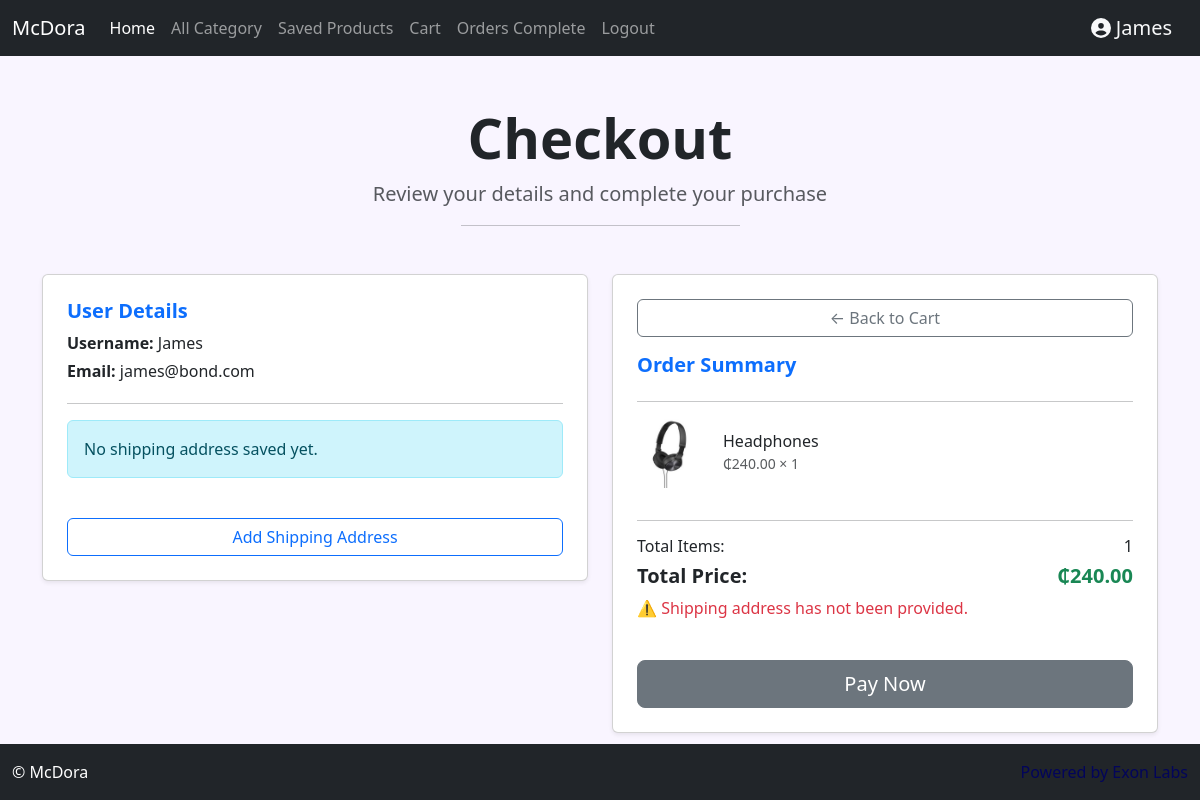
Screenshot of /checkout/ (signed in) with the database file from the repository.
### store/models.py (models this page shows, shortened)
class CartItem(models.Model):
    product = models.ForeignKey(Product, on_delete=models.CASCADE, null=True)
    cart = models.ForeignKey(Cart, on_delete=models.CASCADE, null=True)
    quantity = models.IntegerField(default=0, null=True)
    @property
    def item_total_price(self):
        return self.product.price * self.quantity

class Product(models.Model):
    name = models.CharField(max_length=100, null=True)
    description = models.TextField(null=True)
    category = models.ForeignKey(Category, on_delete=models.SET_NULL, related_name='products', null=True)
    brand = models.ForeignKey(Brand, on_delete=models.SET_NULL, related_name='products', null=True)
    product_status = models.ForeignKey(ProductStatus, on_delete=models.SET_NULL, null=True)
    image = models.ImageField(upload_to= 'products/', null=True, blank=True)
    product_document = models.ForeignKey(ProductDocument, on_delete=models.SET_NULL, null=True, blank=True)
    price = models.DecimalField(max_digits=10, decimal_places=2, null=True)
    date_created = models.DateTimeField(auto_now_add=True, null=True)
    creator = models.ForeignKey(User, on_delete=models.SET_NULL, null=True)

class Cart(models.Model):
    created_at = models.DateTimeField(auto_now_add=True)
    complete = models.BooleanField(default=False)
    customer = models.ForeignKey('Customer', on_delete=models.CASCADE, null=True, blank=True)
    @property
    def cart_total_price(self):
        return sum(item.item_total_price for item in self.cartitem_set.all())
    @property
    def cart_total_items(self):
        return sum(item.quantity for item in self.cartitem_set.all())

### store/views.py (the view)
# urls.py: path('checkout/', views.checkout, name='checkout'),
@login_required(login_url="login")
def checkout(request):
    if not request.user.is_authenticated:
        messages.error(request, 'You must be logged in to view the cart.')
        return redirect('login')
    customer = getattr(request.user, 'customer', None)
    if customer:
        cart = Cart.objects.filter(customer=customer, complete=False).first()
        if not cart:
            cart = Cart.objects.create(customer=customer, complete=False)
        items = CartItem.objects.select_related('product').filter(cart=cart)
        shipping_address = ShippingAddress.objects.filter(customer=request.user, cart=cart).first()
    else:
        messages.error(request, 'Please login.')
        return redirect('login')
    context = {'cart': cart,
            'items': items,
            'shipping_address': shipping_address
            }
    return render(request, 'checkout.html', context)

### store/templates/checkout.html (shortened to what this page needs)
{% extends 'base.html' %}
{% block content %}
<head>
</head>
<div class="container my-5">
    <div class="text-center mb-5">
        <h1 class="display-4 fw-bold text-dark">Checkout</h1>
        <p class="lead text-muted">Review your details and complete your purchase</p>
        <hr class="w-25 mx-auto">
    </div>
    <div class="row">
        <div class="col-lg-6 mb-4">
            <div class="card shadow-sm p-4 rounded">
                {% if user.is_authenticated %}
                    <h5 class="text-primary"><strong>User Details</strong></h5>
                    <p class="mb-1"><strong>Username:</strong> {{ user.username }}</p>
                    <p class="mb-1"><strong>Email:</strong> {{ user.email }}</p>
                {% endif %}
                <hr>
                {% if shipping_address %}
                    <h5 class="text-primary"><strong>Shipping Address</strong></h5>
                    <p><strong>Address:</strong> {{ shipping_address.address|default:"Not provided" }}</p>
                    <p><strong>City:</strong> {{ shipping_address.city|default:"Not provided" }}</p>
                    <p><strong>Region:</strong> {{ shipping_address.region|default:"Not provided" }}</p>
                    <p><strong>Phone:</strong> {{ shipping_address.phone|default:"Not provided" }}</p>
                <a href="{% url 'edit_address' shipping_address.id %}" class="btn btn-outline-primary w-100 mt-3">Update Shipping Address</a>
                {% else %}
                    <div class="alert alert-info">No shipping address saved yet.</div>
                    <form action="{% url 'shipping_address' %}" method="POST" class="mt-4">
                    <button type="submit" class="btn btn-outline-primary w-100">Add Shipping Address</button>
                    </form>
                {% endif %}
            </div>
        </div>
        <div class="col-lg-6">
            <div class="card shadow-sm p-4 rounded">
                <a class="btn btn-outline-secondary mb-3" href="{% url 'cart' %}">&#8592; Back to Cart</a>
                <h5 class="text-primary"><strong>Order Summary</strong></h5>
                <hr>
                {% for item in items %}
                    <div class="d-flex align-items-center mb-3">
                        <img src="{{ item.product.image.url }}" class="rounded me-3"  style="width: 70px; height: 70px; object-fit: cover;">
                        <div>
                            <h6 class="mb-0">{{ item.product.name }}</h6>
                            <small class="text-muted">₵{{ item.product.price }} × {{ item.quantity }}</small>
                        </div>
                    </div>
                {% endfor %}
                <hr>
                <div class="d-flex justify-content-between">
                    <h6>Total Items:</h6>
                    <h6>{{ cart.cart_total_items }}</h6>
                </div>
                <div class="d-flex justify-content-between">
                    <h5><strong>Total Price:</strong></h5>
                    <h5 class="text-success"><strong>₵{{ cart.cart_total_price|floatformat:2 }}</strong></h5>
                </div>
                 {% if not shipping_address %}
                    <p class="text-danger">⚠️ Shipping address has not been provided.</p>
                {% endif %}
                <button id="checkout-button" class="btn {% if shipping_address %}btn-success{% else %}btn-secondary{% endif %} btn-lg w-100 mt-4">Pay Now</button>
            </div>
        </div>
    </div>
</div>
{% endblock %}

### store/templates/base.html (shortened to what this page needs)
{% load static%}
{% load widget_tweaks %}
<!doctype html>
<link rel="stylesheet" type="text/css" href="{%  static '/css/sweetalert2.min.css' %}">
<link rel="stylesheet" type="text/css" href="{% static '/css/bootstrap.min.css' %}">
<link rel="stylesheet" type="text/css" href="{% static '/css/all.min.css' %}">
<html lang="en">
  <head>
  </head>
  <body style="background-color: #F9F5FF;">
    <nav class="navbar navbar-expand-lg navbar-dark bg-dark">
  <div class="container-fluid">
    <a class="navbar-brand" href="{% url 'home' %}">McDora</a>
    <div class="collapse navbar-collapse" id="navbarSupportedContent">
      <ul class="navbar-nav me-auto mb-2 mb-lg-0">
        <li class="nav-item">
          <a class="nav-link active" aria-current="page" href="{% url 'home' %}">Home</a>
        </li>
        <li class="nav-item">
          <a class="nav-link" href="{% url 'all_category' %}">All Category</a>
        </li>
        {% if  request.user.is_superuser  %}
        <li class="nav-item">
          <a class="nav-link" href="{% url 'all_customer' %}">Customers</a>
        </li>
        <li class="nav-item">
          <a class="nav-link" href="{% url 'orders' %}">Orders</a>
        </li>
        {% else %}
        <li class="nav-item">
          <a class="nav-link" href="{% url 'saved_products' %}">Saved Products</a>
        </li>
        <li class="nav-item">
          <a class="nav-link" href="{% url 'cart' %}">Cart</a>
        </li>
        <li class="nav-item">
          <a class="nav-link" href="{% url 'orders_complete' %}">Orders Complete</a>
        {% endif %}
        {% if user.is_authenticated %}
        <li class="nav-item">
          <a class="nav-link" href="{% url 'logout' %}">Logout</a>
        </li>
        {% else %}
        <li class="nav-item">
          <a class="nav-link" href="{% url 'login' %}">Login</a>
        </li>
        {% endif %}
      </ul>
  {% if user.is_authenticated and customer %}
  <a class="navbar-brand text-light font-weight-bold" href="{% url 'customer_detail' id=customer.id %}">
    <i class="fas fa-user-circle"></i> {{ user.username }}
  </a>
  {% elif user.is_authenticated%}
  <a class="navbar-brand text-light font-weight-bold" href="{% url 'account_detail'%}">
    <i class="fas fa-user-circle"></i> {{ user.username }}
  </a>
{% else %}
  <a class="navbar-brand text-light font-weight-bold" href="{% url 'login' %}">
    <i class="fas fa-user-circle"></i> Guest
  </a>
{% endif %}
    </div>
  </div>
</nav>
    {% block content %}
    {% endblock %}
  </body>
<footer class="footer fixed-bottom py-3 bg-dark text-white">
  <div class="container-fluid">
    <div class="row">
      <div class="col-md-6 text-md-start">
        <p class="mb-0">&copy; {{ currentYear }} McDora</p>
      </div>
      <div class="col-md-6 text-md-end">
        <p class="mb-0" style="color: #03055B;">Powered by Exon Labs</p>
      </div>
    </div>
  </div>
</footer>
</html>

### rows the page displays
CartItem: product.image (picture), product.name "Headphones", product.price "240.00", quantity "1"
Cart: cart_total_items "1", cart_total_price "240.00"

### other values shown
{{ user.username }} "James"
{{ user.email }} "james@bond.com"
